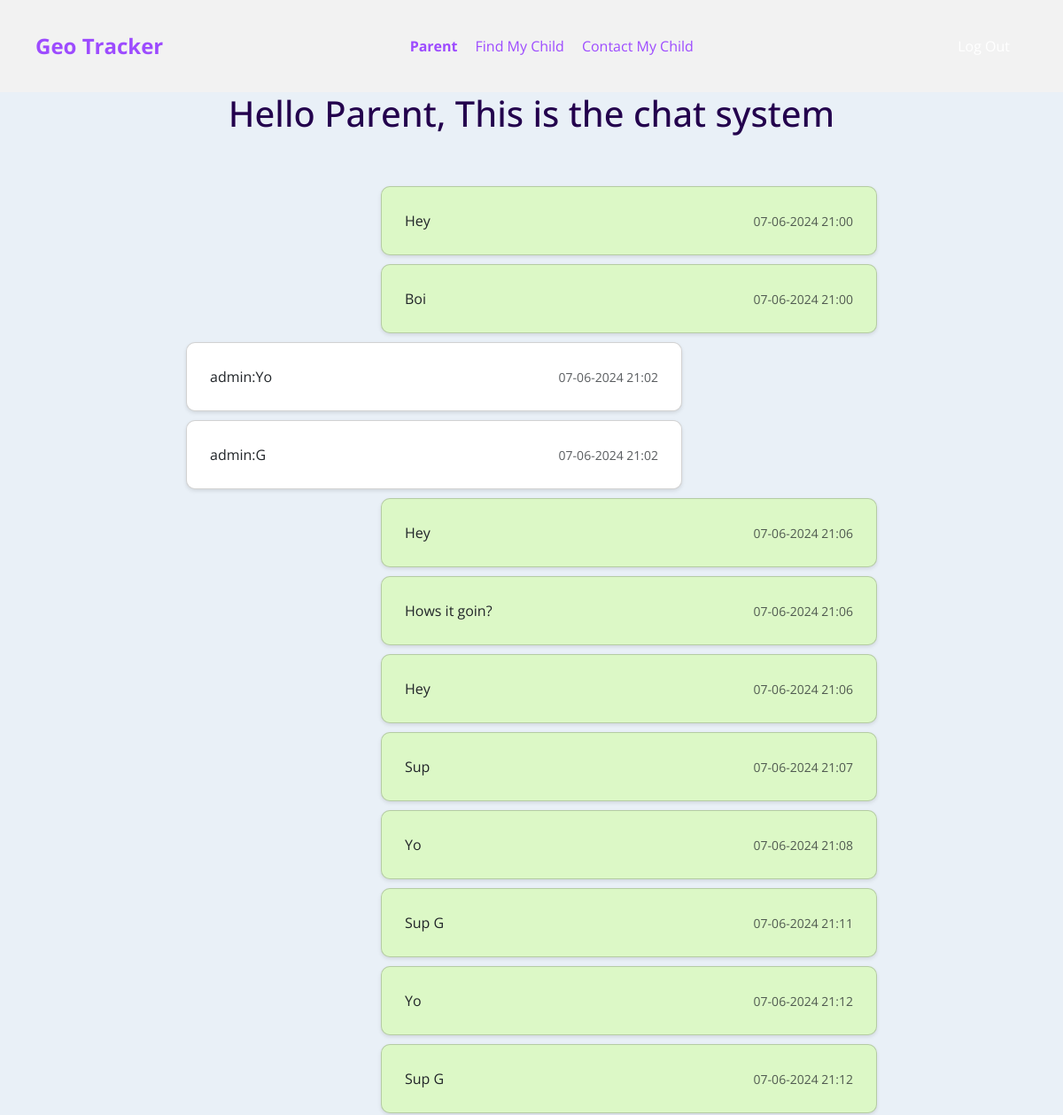
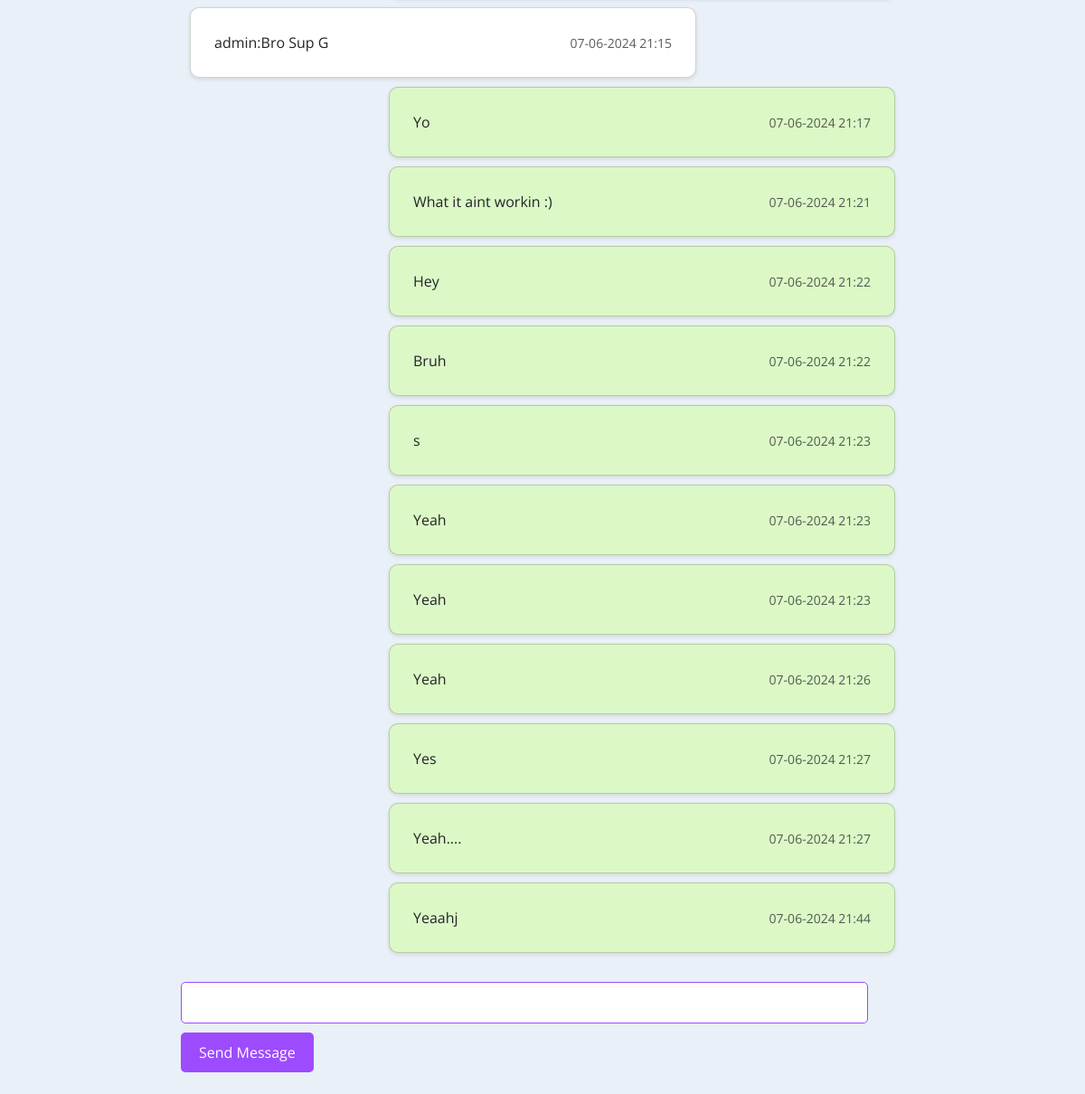
Page /contact_child (signed in) on the committed database (2 pictures, top to bottom).
### geolocation_app/models.py (models this page shows, shortened)
class User(AbstractUser):
    password = models.CharField(max_length=128, default='default_password')

class ChatMessage(models.Model):
    user = models.ForeignKey(User, on_delete=models.CASCADE)
    message = models.TextField()
    timestamp = models.DateTimeField(auto_now_add=True)
    room_name = models.CharField(max_length=255, null=True)

### geolocation_app/views.py (the view)
# urls.py: path('contact_child', views.contact_child, name='contact_child'),
def contact_child(request, *args, **kwargs):
    parent = None
    children = None
    is_child = False
    if request.user.is_authenticated:
        try:
            parent = Parent.objects.get(user=request.user)
            children = Child.objects.filter(parent=parent)
        except Parent.DoesNotExist:
            try:
                child = Child.objects.get(user=request.user)
                parent = child.parent
                children = [child]
                is_child = True
            except Child.DoesNotExist:
                return HttpResponseRedirect(reverse("index"))
    last_messages = ChatMessage.objects.all()
    context = {
        "user": request.user,
        "children": children,
        "parent": parent,
        "last_messages": last_messages
    }
    return render(request, "geolocation_app/contact_child.html", context)

### geolocation_app/templates/geolocation_app/contact_child.html
{% extends "geolocation_app/layout.html" %}
{% block body %}
<center><h1>Hello {{ user }}, This is the chat system</h1></center>
<br>
<div class="chat__item__container" id="id_chat_item_container">
  <br/>
  {% for message in last_messages %}
    <div class="card message-card mb-2 {% if message.user == user %} user-message {% else %} other-user-message {% endif %}">
      <div class="card-body d-flex justify-content-between align-items-center">
        {% if message.user != user %}
          <p class="card-text mb-0 other-user-name">{{ message.user }}:</p>
        {% endif %}
        <p class="card-text mb-0">{{ message.message }}</p>
        <p class="card-text text-muted mb-0 timestamp small">{{ message.timestamp|date:'d-m-Y H:i' }}</p>
      </div>
    </div>
  {% endfor %}
  <br/>
  <input type="text" id="id_message_send_input" />
  <button type="submit" id="id_message_send_button">Send Message</button>
  <br/>
  <br/>
</div>
{% endblock %}

### geolocation_app/templates/geolocation_app/layout.html (shortened to what this page needs)
{% load static %}
<!DOCTYPE html>
<html lang="en">
<head>
    <link href="https://cdn.jsdelivr.net/npm/remixicon@2.5.0/fonts/remixicon.css" rel="stylesheet">
    <link href="https://cdn.jsdelivr.net/npm/bootstrap@5.3.0/dist/css/bootstrap.min.css" rel="stylesheet">
    <link href='https://cdn.jsdelivr.net/npm/boxicons@2.0.5/css/boxicons.min.css' rel='stylesheet'>
    <link rel="stylesheet" href="{% static 'geolocation_app/styles.css' %}">
</head>
<body>
    <div class="hero">
        <nav>
            <a class="logo" href="{% url 'index' %}">Geo Tracker</a>
            <ul>
                {% if user.is_authenticated %}
                    <li><a href="{% url 'index' %}"><strong>{{ request.user.username }}</strong></a></li>
                {% endif %}
                {% if user.is_authenticated %}
                    {% if not is_child %}
                        <li><a href="{% url 'find_child' %}">Find My Child</a></li>
                    {% endif %}
                    {% if not is_child %}
                    <li><a href="{% url 'contact_child' %}">Contact My Child</a></li>
                    {% else %}
                    <li><a href="{% url 'contact_child' %}">Contact My Parent</a></li>
                    {% endif %}
                {% else %}
                    <li><a href="{% url 'login' %}">Log In</a></li>
                    <li><a href="{% url 'register' %}">Register</a></li>
                {% endif %}
            </ul>
            {% if user.is_authenticated %}
                <button type="button"><a href="{% url 'logout' %}">Log Out</a></button>
            {% endif %}
        </nav>
    </div>
    <div class="body">
        {% block body %}
        {% endblock %}
    </div>
</body>
</html>

### geolocation_app/static/geolocation_app/styles.css (style rules this page uses)
:root { --first-color: #9D4BFF; --first-color-dark: #23004D; --first-color-light: #A49EAC; --first-color-lighten: #F2F2F2; --body-font: 'Open Sans', sans-serif; --h1-font-size: 1.5rem; --normal-font-size:.938rem; --small-font-size:.813rem; }
@media screen and (min-width: 768px) { :root { --normal-font-size: 1rem; --small-font-size:.875rem; } }
*,::before,::after { box-sizing: border-box; }
body { margin: 0; padding: 0; font-family: var(--body-font); font-size: var(--normal-font-size); color: var(--first-color-dark); }
h1 { margin: 0; }
a { text-decoration: none; }
body { font-family: 'Open Sans', sans-serif; margin: 0; padding: 0; background-color: #e9f0f7; }
.hero { background-color: #F2F2F2; color: #9D4BFF; padding: 20px; text-align: center; }
.hero nav { display: flex; justify-content: space-between; align-items: center; background-color: var(--navbar-background-color); padding: 10px 20px; }
.hero nav ul { list-style: none; margin: 0; padding: 0; display: flex; gap: 20px; }
.hero nav li { margin: 0; }
.hero nav a { color: var(--navbar-link-color); text-decoration: none; transition: color 0.3s ease; }
.hero .logo { font-size: 24px; font-weight: bold; color: var(--navbar-link-color); }
.hero button[type="button"] { background-color: var(--button-background-color); color: #fff; border: none; padding: 10px 20px; font-size: 16px; cursor: pointer; transition: background-color 0.3s ease; }
input { width: 100%; }
.chat__item__container { width: 100%; max-width: 800px; margin: 0 auto; }
.card { border-radius: 10px; padding: 10px; box-shadow: 0 2px 4px rgba(0, 0, 0, 0.1); max-width: 70%; word-wrap: break-word; margin: 10px 0; }
.user-message { background-color: #DCF8C6; margin-left: auto; margin-right: 10px; }
.other-user-message { background-color: #FFFFFF; margin-left: 10px; margin-right: auto; }
.card-body { display: flex; justify-content: space-between; align-items: center; }
.card-text { margin: 0; }
.timestamp { margin-left: auto; }
#id_message_send_input { width: calc(100% - 40px); padding: 10px; border: 1px solid #9D4BFF; border-radius: 5px; font-size: 16px; margin-bottom: 10px; }
#id_message_send_button { background-color: #9D4BFF; color: #fff; border: none; padding: 10px 20px; font-size: 16px; cursor: pointer; transition: background-color 0.3s ease; border-radius: 5px; align-items: center; }

### rows in the picture
User: user.username "Parent", username "Parent"
ChatMessage: message "Hey", timestamp "07-06-2024 21:00"
ChatMessage: message "Boi", timestamp "07-06-2024 21:00"
ChatMessage: user "admin", message "Yo", timestamp "07-06-2024 21:02"
ChatMessage: user "admin", message "G", timestamp "07-06-2024 21:02"
ChatMessage: message "Hey", timestamp "07-06-2024 21:06"
ChatMessage: message "Hows it goin?", timestamp "07-06-2024 21:06"
ChatMessage: message "Hey", timestamp "07-06-2024 21:06"
ChatMessage: message "Sup", timestamp "07-06-2024 21:07"
ChatMessage: message "Yo", timestamp "07-06-2024 21:08"
ChatMessage: message "Sup G", timestamp "07-06-2024 21:11"
ChatMessage: message "Yo", timestamp "07-06-2024 21:12"
ChatMessage: message "Sup G", timestamp "07-06-2024 21:12"
ChatMessage: user "admin", message "Bro Sup G", timestamp "07-06-2024 21:15"
ChatMessage: message "Yo", timestamp "07-06-2024 21:17"
ChatMessage: message "What it aint workin :)", timestamp "07-06-2024 21:21"
ChatMessage: message "Hey", timestamp "07-06-2024 21:22"
ChatMessage: message "Bruh", timestamp "07-06-2024 21:22"
ChatMessage: message "s", timestamp "07-06-2024 21:23"
ChatMessage: message "Yeah", timestamp "07-06-2024 21:23"
ChatMessage: message "Yeah", timestamp "07-06-2024 21:23"
ChatMessage: message "Yeah", timestamp "07-06-2024 21:26"
ChatMessage: message "Yes", timestamp "07-06-2024 21:27"
ChatMessage: message "Yeah....", timestamp "07-06-2024 21:27"
ChatMessage: message "Yeaahj", timestamp "07-06-2024 21:44"
